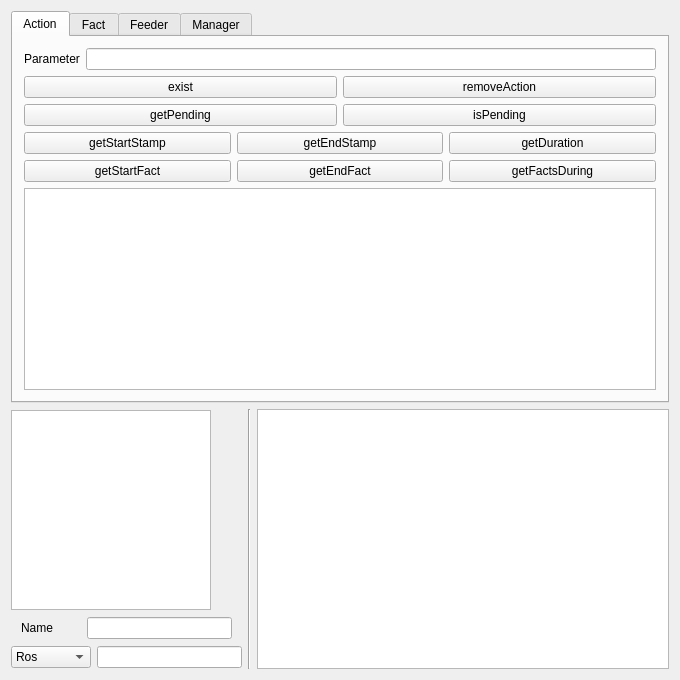
<?xml version="1.0" encoding="UTF-8"?>
<ui version="4.0">
 <class>MementarGUI</class>
 <widget class="QMainWindow" name="MementarGUI">
  <property name="geometry">
   <rect>
    <x>0</x>
    <y>0</y>
    <width>680</width>
    <height>680</height>
   </rect>
  </property>
  <property name="windowTitle">
   <string>MementarGUI</string>
  </property>
  <widget class="QWidget" name="centralWidget">
   <layout class="QVBoxLayout" name="verticalLayout_2">

    <!-- BEGIN TABS -->
    <item>
     <widget class="QTabWidget" name="static_tab_widget">
      <property name="currentIndex">
       <number>0</number>
      </property>

      <!-- BEGIN OF ACTION TAB -->
      <widget class="QWidget" name="ActionTab">
       <attribute name="title">
        <string>Action</string>
       </attribute>
       <layout class="QVBoxLayout" name="action_tab_layout">

        <item>
         <layout class="QHBoxLayout" name="action_parameter_layout">
          <item>
           <widget class="QLabel" name="action_parameter_label">
            <property name="text">
             <string>Parameter</string>
            </property>
           </widget>
          </item>
          <item>
           <widget class="QLineEditExtended" name="action_parameter_editline">
             <property name="whatsThis">
               <string>&lt;html&gt;&lt;head/&gt;&lt;body&gt;&lt;p&gt; Enter your parameters here.&lt;/p&gt;&lt;/body&gt;&lt;/html&gt;</string>
             </property>
           </widget>
          </item>
         </layout>
        </item>

        <item>
         <layout class="QHBoxLayout" name="action_functions_layer0_layout">
          <item>
           <widget class="QPushButtonExtended" name="action_exist_button">
            <property name="cursor">
             <cursorShape>PointingHandCursor</cursorShape>
            </property>
            <property name="whatsThis">
             <string>&lt;html&gt;&lt;head/&gt;&lt;body&gt;&lt;p&gt;&lt;span style=&quot; font-weight:600; font-style:italic;&quot;&gt;exist&lt;/span&gt; allows you to test whether the action provided in parameter exists in this timeline&lt;/p&gt;&lt;/body&gt;&lt;/html&gt;</string>
            </property>
            <property name="text">
             <string>exist</string>
            </property>
           </widget>
          </item>
          <item>
           <widget class="QPushButtonExtended" name="action_removeAction_button">
            <property name="cursor">
             <cursorShape>PointingHandCursor</cursorShape>
            </property>
            <property name="whatsThis">
             <string>&lt;html&gt;&lt;head/&gt;&lt;body&gt;&lt;p&gt;&lt;span style=&quot; font-weight:600; font-style:italic;&quot;&gt;removeAction&lt;/span&gt; will remove the action provided in parameter and the related facts&lt;/p&gt;&lt;/body&gt;&lt;/html&gt;</string>
            </property>
            <property name="text">
             <string>removeAction</string>
            </property>
           </widget>
          </item>
         </layout>
        </item>

        <item>
         <layout class="QHBoxLayout" name="action_functions_layer1_layout">
          <item>
           <widget class="QPushButtonExtended" name="action_getPending_button">
            <property name="cursor">
             <cursorShape>PointingHandCursor</cursorShape>
            </property>
            <property name="whatsThis">
             <string>&lt;html&gt;&lt;head/&gt;&lt;body&gt;&lt;p&gt;&lt;span style=&quot; font-weight:600; font-style:italic;&quot;&gt;getPending&lt;/span&gt; will give you all the pending actions (i.e. started but not yet finished)&lt;/p&gt;&lt;/body&gt;&lt;/html&gt;</string>
            </property>
            <property name="text">
             <string>getPending</string>
            </property>
           </widget>
          </item>
          <item>
           <widget class="QPushButtonExtended" name="action_isPending_button">
            <property name="cursor">
             <cursorShape>PointingHandCursor</cursorShape>
            </property>
            <property name="whatsThis">
             <string>&lt;html&gt;&lt;head/&gt;&lt;body&gt;&lt;p&gt;&lt;span style=&quot; font-weight:600; font-style:italic;&quot;&gt;isPending&lt;/span&gt; allows you to test whether the action provided in parameter is pending (i.e. started but not yet finished)&lt;/p&gt;&lt;/body&gt;&lt;/html&gt;</string>
            </property>
            <property name="text">
             <string>isPending</string>
            </property>
           </widget>
          </item>
         </layout>
        </item>

        <item>
         <layout class="QHBoxLayout" name="action_functions_layer2_layout">
          <item>
           <widget class="QPushButtonExtended" name="action_getStartStamp_button">
            <property name="cursor">
             <cursorShape>PointingHandCursor</cursorShape>
            </property>
            <property name="whatsThis">
             <string>&lt;html&gt;&lt;head/&gt;&lt;body&gt;&lt;p&gt;&lt;span style=&quot; font-weight:600; font-style:italic;&quot;&gt;getStartStamp&lt;/span&gt; returns the timestamp of the start of the action provided in parameter&lt;/p&gt;&lt;/body&gt;&lt;/html&gt;</string>
            </property>
            <property name="text">
             <string>getStartStamp</string>
            </property>
           </widget>
          </item>
          <item>
           <widget class="QPushButtonExtended" name="action_getEndStamp_button">
            <property name="cursor">
             <cursorShape>PointingHandCursor</cursorShape>
            </property>
            <property name="whatsThis">
             <string>&lt;html&gt;&lt;head/&gt;&lt;body&gt;&lt;p&gt;&lt;span style=&quot; font-weight:600; font-style:italic;&quot;&gt;getEndStamp&lt;/span&gt; returns the timestamp of the end of the action provided in parameter&lt;/p&gt;&lt;/body&gt;&lt;/html&gt;</string>
            </property>
            <property name="text">
             <string>getEndStamp</string>
            </property>
           </widget>
          </item>
          <item>
           <widget class="QPushButtonExtended" name="action_getDuration_button">
            <property name="cursor">
             <cursorShape>PointingHandCursor</cursorShape>
            </property>
            <property name="whatsThis">
             <string>&lt;html&gt;&lt;head/&gt;&lt;body&gt;&lt;p&gt;&lt;span style=&quot; font-weight:600; font-style:italic;&quot;&gt;getDuration&lt;/span&gt; returns the duraction of the action provided in parameter&lt;/p&gt;&lt;/body&gt;&lt;/html&gt;</string>
            </property>
            <property name="text">
             <string>getDuration</string>
            </property>
           </widget>
          </item>
         </layout>
        </item>

        <item>
         <layout class="QHBoxLayout" name="action_functions_layer3_layout">
          <item>
           <widget class="QPushButtonExtended" name="action_getStartFact_button">
            <property name="cursor">
             <cursorShape>PointingHandCursor</cursorShape>
            </property>
            <property name="whatsThis">
             <string>&lt;html&gt;&lt;head/&gt;&lt;body&gt;&lt;p&gt;&lt;span style=&quot; font-weight:600; font-style:italic;&quot;&gt;getStartFact&lt;/span&gt; returns the identifier of the fact representing the start of the action provided as a parameter&lt;/p&gt;&lt;/body&gt;&lt;/html&gt;</string>
            </property>
            <property name="text">
             <string>getStartFact</string>
            </property>
           </widget>
          </item>
          <item>
           <widget class="QPushButtonExtended" name="action_getEndFact_button">
            <property name="cursor">
             <cursorShape>PointingHandCursor</cursorShape>
            </property>
            <property name="whatsThis">
             <string>&lt;html&gt;&lt;head/&gt;&lt;body&gt;&lt;p&gt;&lt;span style=&quot; font-weight:600; font-style:italic;&quot;&gt;getEndFact&lt;/span&gt; returns the identifier of the fact representing the end of the action provided as a parameter&lt;/p&gt;&lt;/body&gt;&lt;/html&gt;</string>
            </property>
            <property name="text">
             <string>getEndFact</string>
            </property>
           </widget>
          </item>
          <item>
           <widget class="QPushButtonExtended" name="action_getFactsDuring_button">
            <property name="cursor">
             <cursorShape>PointingHandCursor</cursorShape>
            </property>
            <property name="whatsThis">
             <string>&lt;html&gt;&lt;head/&gt;&lt;body&gt;&lt;p&gt;&lt;span style=&quot; font-weight:600; font-style:italic;&quot;&gt;getFactsDuring&lt;/span&gt; returns the identifiers of all the facts that took place during the execution of the action provided in parameter&lt;/p&gt;&lt;/body&gt;&lt;/html&gt;</string>
            </property>
            <property name="text">
             <string>getFactsDuring</string>
            </property>
           </widget>
          </item>
         </layout>
        </item>

        <item>
         <widget class="QTextEdit" name="action_description_textedit">
          <property name="verticalScrollBarPolicy">
           <enum>Qt::ScrollBarAlwaysOff</enum>
          </property>
          <property name="horizontalScrollBarPolicy">
           <enum>Qt::ScrollBarAlwaysOff</enum>
          </property>
          <property name="readOnly">
           <bool>true</bool>
          </property>
          <property name="textInteractionFlags">
           <set>Qt::NoTextInteraction</set>
          </property>
         </widget>
        </item>

       </layout>
      </widget>
      <!-- END OF ACTION TAB -->

      <!-- BEGIN OF FACT TAB -->
      <widget class="QWidget" name="FactTab">
       <attribute name="title">
        <string>Fact</string>
       </attribute>
       <layout class="QVBoxLayout" name="fact_tab_layout">

        <item>
         <layout class="QHBoxLayout" name="fact_parameter_layout">
          <item>
           <widget class="QLabel" name="fact_parameter_label">
            <property name="text">
             <string>Parameter</string>
            </property>
           </widget>
          </item>
          <item>
           <widget class="QLineEditExtended" name="fact_parameter_editline">
             <property name="whatsThis">
               <string>&lt;html&gt;&lt;head/&gt;&lt;body&gt;&lt;p&gt; Enter your parameters here.&lt;/p&gt;&lt;/body&gt;&lt;/html&gt;</string>
             </property>
           </widget>
          </item>
         </layout>
        </item>

        <item>
         <layout class="QHBoxLayout" name="fact_functions_layer1_layout">
          <item>
           <widget class="QPushButtonExtended" name="fact_exist_button">
            <property name="cursor">
             <cursorShape>PointingHandCursor</cursorShape>
            </property>
            <property name="whatsThis">
             <string>&lt;html&gt;&lt;head/&gt;&lt;body&gt;&lt;p&gt;&lt;span style=&quot; font-weight:600; font-style:italic;&quot;&gt;exist&lt;/span&gt; allows you to test whether the fact (fact id) provided in parameter exists in this timeline&lt;/p&gt;&lt;/body&gt;&lt;/html&gt;</string>
            </property>
            <property name="text">
             <string>exist</string>
            </property>
           </widget>
          </item>
          <item>
           <widget class="QPushButtonExtended" name="fact_getData_button">
            <property name="cursor">
             <cursorShape>PointingHandCursor</cursorShape>
            </property>
            <property name="whatsThis">
             <string>&lt;html&gt;&lt;head/&gt;&lt;body&gt;&lt;p&gt;&lt;span style=&quot; font-weight:600; font-style:italic;&quot;&gt;getData&lt;/span&gt; returns the fact as a triplet for the fact (fact id) provided in parameter&lt;/p&gt;&lt;/body&gt;&lt;/html&gt;</string>
            </property>
            <property name="text">
             <string>getData</string>
            </property>
           </widget>
          </item>
          <item>
           <widget class="QPushButtonExtended" name="fact_getStamp_button">
            <property name="cursor">
             <cursorShape>PointingHandCursor</cursorShape>
            </property>
            <property name="whatsThis">
             <string>&lt;html&gt;&lt;head/&gt;&lt;body&gt;&lt;p&gt;&lt;span style=&quot; font-weight:600; font-style:italic;&quot;&gt;getStamp&lt;/span&gt; returns the timestamp for the fact (fact id) provided in parameter&lt;/p&gt;&lt;/body&gt;&lt;/html&gt;</string>
            </property>
            <property name="text">
             <string>getStamp</string>
            </property>
           </widget>
          </item>
         </layout>
        </item>

        <item>
         <layout class="QHBoxLayout" name="fact_functions_layer2_layout">
          <item>
           <widget class="QPushButtonExtended" name="fact_isActionPart_button">
            <property name="cursor">
             <cursorShape>PointingHandCursor</cursorShape>
            </property>
            <property name="whatsThis">
             <string>&lt;html&gt;&lt;head/&gt;&lt;body&gt;&lt;p&gt;&lt;span style=&quot; font-weight:600; font-style:italic;&quot;&gt;isActionPart&lt;/span&gt; allows you to test whether the fact (fact id) provided in parameter is part of an action.&lt;/p&gt;&lt;/body&gt;&lt;/html&gt;</string>
            </property>
            <property name="text">
             <string>isActionPart</string>
            </property>
           </widget>
          </item>
          <item>
           <widget class="QPushButtonExtended" name="fact_getActionPart_button">
            <property name="cursor">
             <cursorShape>PointingHandCursor</cursorShape>
            </property>
            <property name="whatsThis">
             <string>&lt;html&gt;&lt;head/&gt;&lt;body&gt;&lt;p&gt;&lt;span style=&quot; font-weight:600; font-style:italic;&quot;&gt;getActionPart&lt;/span&gt; returns the action to which the fact (fact id) provided in parameter refers&lt;/p&gt;&lt;/body&gt;&lt;/html&gt;</string>
            </property>
            <property name="text">
             <string>getActionPart</string>
            </property>
           </widget>
          </item>
         </layout>
        </item>

        <item>
         <widget class="QTextEdit" name="fact_description_textedit">
          <property name="verticalScrollBarPolicy">
           <enum>Qt::ScrollBarAlwaysOff</enum>
          </property>
          <property name="horizontalScrollBarPolicy">
           <enum>Qt::ScrollBarAlwaysOff</enum>
          </property>
          <property name="readOnly">
           <bool>true</bool>
          </property>
          <property name="textInteractionFlags">
           <set>Qt::NoTextInteraction</set>
          </property>
         </widget>
        </item>

       </layout>
      </widget>
      <!-- END OF FACT TAB -->

      <!-- BEGIN OF FEEDER TAB -->
      <widget class="QWidget" name="FeederTab">
       <attribute name="title">
        <string>Feeder</string>
       </attribute>
       <layout class="QHBoxLayout" name="feeder_tab_layout">
        <item>
         <layout class="QVBoxLayout" name="feeder_left_part_layout">
           <item>
             <layout class="QHBoxLayout" name="horizontalLayout_feeder_subject">

               <item >
                <widget class="QLabel" name="label_feeder_subject">
                  <property name="minimumSize">
                   <size>
                    <width>130</width>
                    <height>30</height>
                   </size>
                  </property>
                  <property name="maximumSize">
                   <size>
                    <width>130</width>
                    <height>30</height>
                   </size>
                  </property>
                 <property name="sizePolicy">
                  <sizepolicy hsizetype="Preferred" vsizetype="Preferred">
                   <horstretch>0</horstretch>
                   <verstretch>0</verstretch>
                  </sizepolicy>
                 </property>
                 <property name="text">
                  <string>Subject / Action : </string>
                 </property>
                </widget>
               </item>

               <item>
                <widget class="QLineEdit" name="feeder_subject_editline">
                 </widget>
               </item>

             </layout>
           </item>

           <item>
             <layout class="QHBoxLayout" name="horizontalLayout_feeder_property">

               <item >
                <widget class="QLabel" name="label_feeder_property">
                  <property name="minimumSize">
                   <size>
                    <width>130</width>
                    <height>30</height>
                   </size>
                  </property>
                  <property name="maximumSize">
                   <size>
                    <width>130</width>
                    <height>30</height>
                   </size>
                  </property>
                 <property name="sizePolicy">
                  <sizepolicy hsizetype="Preferred" vsizetype="Preferred">
                   <horstretch>0</horstretch>
                   <verstretch>0</verstretch>
                  </sizepolicy>
                 </property>
                 <property name="text">
                  <string>Property : </string>
                 </property>
                </widget>
               </item>

               <item>
                <widget class="QLineEdit" name="feeder_property_editline">
                 </widget>
               </item>

             </layout>
           </item>

           <item>
             <layout class="QHBoxLayout" name="horizontalLayout_feeder_object">

               <item >
                <widget class="QLabel" name="label_feeder_object">
                  <property name="minimumSize">
                   <size>
                    <width>130</width>
                    <height>30</height>
                   </size>
                  </property>
                  <property name="maximumSize">
                   <size>
                    <width>130</width>
                    <height>30</height>
                   </size>
                  </property>
                 <property name="sizePolicy">
                  <sizepolicy hsizetype="Preferred" vsizetype="Preferred">
                   <horstretch>0</horstretch>
                   <verstretch>0</verstretch>
                  </sizepolicy>
                 </property>
                 <property name="text">
                  <string>Object : </string>
                 </property>
                </widget>
               </item>

               <item>
                <widget class="QLineEdit" name="feeder_object_editline">
                 </widget>
               </item>

             </layout>
           </item>

           <item>
            <widget class="QPushButtonExtended" name="feeder_add_start_button">
             <property name="text">
              <string>ADD / START</string>
             </property>
            </widget>
           </item>

           <item>
            <widget class="QPushButtonExtended" name="feeder_remove_end_button">
             <property name="text">
              <string>REMOVE / END</string>
             </property>
            </widget>
           </item>

           <item>
            <widget class="Line" name="line4">
             <property name="frameShadow">
              <enum>QFrame::Plain</enum>
             </property>
             <property name="lineWidth">
              <number>100</number>
             </property>
             <property name="orientation">
              <enum>Qt::Horizontal</enum>
             </property>
            </widget>
           </item>

           <item>
            <widget class="QLineEdit" name="feeder_commit_name_editline">
             </widget>
           </item>

           <item>
            <widget class="QPushButtonExtended" name="feeder_commit_button">
             <property name="text">
              <string>Commit</string>
             </property>
            </widget>
           </item>

           <item>
            <widget class="QPushButtonExtended" name="feeder_checkout_button">
             <property name="text">
              <string>Checkout</string>
             </property>
            </widget>
           </item>

         </layout>
        </item>

        <item>
         <widget class="QTextEdit" name="feeder_info_edittext">
          <property name="maximumSize">
           <size>
            <width>350</width>
            <height>16777215</height>
           </size>
          </property>
          <property name="readOnly">
           <bool>true</bool>
          </property>
          <property name="cursorWidth">
           <number>1</number>
          </property>
          <property name="textInteractionFlags">
           <set>Qt::NoTextInteraction</set>
          </property>
         </widget>
        </item>
       </layout>
      </widget>
      <!-- END OF FEEDER TAB -->

      <!-- BEGIN OF MANAGER TAB -->
      <widget class="QWidget" name="ManagerTab">
       <attribute name="title">
        <string>Manager</string>
       </attribute>
       <layout class="QHBoxLayout" name="manager_tab_layout">
        <item>
         <layout class="QVBoxLayout" name="manager_left_part_layout">

          <item >
           <widget class="QLabel" name="label_manager_header">
            <property name="sizePolicy">
             <sizepolicy hsizetype="Preferred" vsizetype="Minimum">
              <horstretch>0</horstretch>
              <verstretch>0</verstretch>
             </sizepolicy>
            </property>
            <property name="text">
             <string>This second can only be used with the "mementar_multi" executable</string>
            </property>
            <property name="wordWrap">
             <bool>true</bool>
            </property>
            <property name="alignment">
             <set>Qt::AlignCenter</set>
            </property>
           </widget>
          </item>

         <item>
          <widget class="QPushButtonExtended" name="manager_add_instance_button">
           <property name="text">
            <string>ADD(name) / COPY(dest=src)</string>
           </property>
          </widget>
         </item>

         <item>
          <widget class="QPushButtonExtended" name="manager_delete_instance_button">
           <property name="text">
            <string>DELETE(name)</string>
           </property>
          </widget>
         </item>

          <item>
           <widget class="QLineEdit" name="manager_instance_name_editline">
            </widget>
          </item>

          <item >
           <widget class="QLabel" name="label_manager_spacer_0">
           </widget>
          </item>

           <item>
            <widget class="Line" name="manager_delimiter_0">
             <property name="frameShadow">
              <enum>QFrame::Plain</enum>
             </property>
             <property name="lineWidth">
              <number>100</number>
             </property>
             <property name="orientation">
              <enum>Qt::Horizontal</enum>
             </property>
            </widget>
           </item>

           <item >
            <widget class="QLabel" name="label_manager_spacer_1">
            </widget>
           </item>

           <item>
             <layout class="QHBoxLayout" name="manager_save_layout">

               <item>
                 <widget class="QPushButtonExtended" name="manager_save_button">
                   <property name="geometry">
                    <rect>
                     <width>20</width>
                     <height>20</height>
                    </rect>
                   </property>
                   <property name="icon">
                    <iconset>
                     <activeon>:/darkstyle/icon_save.png</activeon>
                    </iconset>
                   </property>
                  </widget>
               </item>

               <item>
                <widget class="QLineEdit" name="manager_save_path_editline">
                 </widget>
               </item>

             </layout>
           </item>

           <item>
             <layout class="QHBoxLayout" name="manager_draw_layout">

               <item>
                 <widget class="QPushButtonExtended" name="manager_draw_button">
                   <property name="geometry">
                    <rect>
                     <width>20</width>
                     <height>20</height>
                    </rect>
                   </property>
                   <property name="icon">
                    <iconset>
                     <activeon>:/darkstyle/icon_draw.png</activeon>
                    </iconset>
                   </property>
                  </widget>
               </item>

               <item>
                <widget class="QLineEdit" name="manager_draw_path_editline">
                 </widget>
               </item>

             </layout>
           </item>

          <item>
            <widget class="QPushButtonExtended" name="manager_refresh_button">
              <property name="geometry">
               <rect>
                <width>20</width>
                <height>20</height>
               </rect>
              </property>
              <property name="icon">
               <iconset>
                <activeon>:/darkstyle/icon_refresh.png</activeon>
               </iconset>
              </property>
             </widget>
          </item>

         </layout>
        </item>

        <item>
         <widget class="QTextEdit" name="manager_instances_list_edittext">
          <property name="maximumSize">
           <size>
            <width>250</width>
            <height>16777215</height>
           </size>
          </property>
          <property name="readOnly">
           <bool>true</bool>
          </property>
          <property name="cursorWidth">
           <number>1</number>
          </property>
         </widget>
        </item>
       </layout>
      </widget>
      <!-- END OF MANAGER TAB -->

     </widget>
    </item>
    <!-- END TABS -->

    <!-- BEGIN OF BOTTOM STATIC CONTENT -->
    <item>
     <layout class="QHBoxLayout" name="static_layout">
      <item>
       <layout class="QVBoxLayout" name="static_left_part_layout">

        <item>
         <widget class="QTextEdit" name="static_info_area">
          <property name="minimumSize">
           <size>
            <width>150</width>
            <height>0</height>
           </size>
          </property>
          <property name="maximumSize">
           <size>
            <width>200</width>
            <height>200</height>
           </size>
          </property>
          <property name="readOnly">
           <bool>true</bool>
          </property>
          <property name="html">
           <string>&lt;!DOCTYPE HTML PUBLIC &quot;-//W3C//DTD HTML 4.0//EN&quot; &quot;http://www.w3.org/TR/REC-html40/strict.dtd&quot;&gt;
                    &lt;html&gt;&lt;head&gt;&lt;meta name=&quot;qrichtext&quot; content=&quot;1&quot; /&gt;&lt;style type=&quot;text/css&quot;&gt;
                    p, li { white-space: pre-wrap; }
                    &lt;/style&gt;&lt;/head&gt;&lt;body style=&quot; font-family:'Noto Sans'; font-size:9pt; font-weight:400; font-style:normal;&quot;&gt;
                    &lt;p style=&quot;-qt-paragraph-type:empty; margin-top:0px; margin-bottom:0px; margin-left:0px; margin-right:0px; -qt-block-indent:0; text-indent:0px;&quot;&gt;&lt;br /&gt;&lt;/p&gt;&lt;/body&gt;&lt;/html&gt;</string>
          </property>
         </widget>
        </item>

        <item>
         <layout class="QHBoxLayout" name="static_instance_name_layout">
          <item>
           <widget class="QLabel" name="label_static_instance_name">
            <property name="text">
             <string>Name</string>
            </property>
            <property name="maximumSize">
             <size>
              <width>50</width>
              <height>16777215</height>
             </size>
            </property>
           </widget>
          </item>
          <item>
           <widget class="QLineEdit" name="static_instance_name_editline">
             <property name="maximumSize">
              <size>
               <width>145</width>
               <height>16777215</height>
              </size>
             </property>
            </widget>
          </item>
         </layout>
        </item>

        <item>
          <layout class="QHBoxLayout" name="static_time_source_layout">
            <item>
              <widget class="QComboBox" name="static_time_source_combobox" >
                <property name="maximumSize">
                 <size>
                  <width>80</width>
                  <height>16777215</height>
                 </size>
                </property>
                <item>
                  <property name="text" >
                    <string>Ros</string>
                  </property>
                </item>
                <item>
                  <property name="text" >
                    <string>Epoch</string>
                  </property>
                </item>
                <item>
                  <property name="text" >
                    <string>Manual</string>
                  </property>
                </item>
              </widget>
            </item>
            <item>
             <widget class="QLineEdit" name="static_current_time_editline">
               <property name="maximumSize">
                <size>
                 <width>145</width>
                 <height>16777215</height>
                </size>
               </property>
              </widget>
            </item>
          </layout>
        </item>

       </layout>
      </item>

      <item>
       <widget class="Line" name="static_vertical_delimiter">
        <property name="sizePolicy">
         <sizepolicy hsizetype="Fixed" vsizetype="Preferred">
          <horstretch>0</horstretch>
          <verstretch>0</verstretch>
         </sizepolicy>
        </property>
        <property name="orientation">
         <enum>Qt::Vertical</enum>
        </property>
       </widget>
      </item>

      <item>
       <widget class="QTextEdit" name="static_result_editext">
        <property name="maximumSize">
         <size>
          <width>16777215</width>
          <height>260</height>
         </size>
        </property>
        <property name="readOnly">
         <bool>true</bool>
        </property>
       </widget>
      </item>

     </layout>
    </item>
    <!-- END OF BOTTOM STATIC CONTENT -->

   </layout>
  </widget>

 </widget>

 <layoutdefault spacing="6" margin="11"/>
 <customwidgets>
  <customwidget>
   <class>QPushButtonExtended</class>
   <extends>QPushButton</extends>
   <header>include/mementar/graphical/mementarGUI/QPushButtonExtended.h</header>
  </customwidget>
  <customwidget>
   <class>QCheckBoxExtended</class>
   <extends>QCheckBox</extends>
   <header>include/mementar/graphical/mementarGUI/QCheckBoxExtended.h</header>
  </customwidget>
  <customwidget>
   <class>QLineEditExtended</class>
   <extends>QLineEdit</extends>
   <header>include/mementar/graphical/mementarGUI/QLineEditExtended.h</header>
  </customwidget>
 </customwidgets>
 <resources/>
 <connections/>
</ui>
